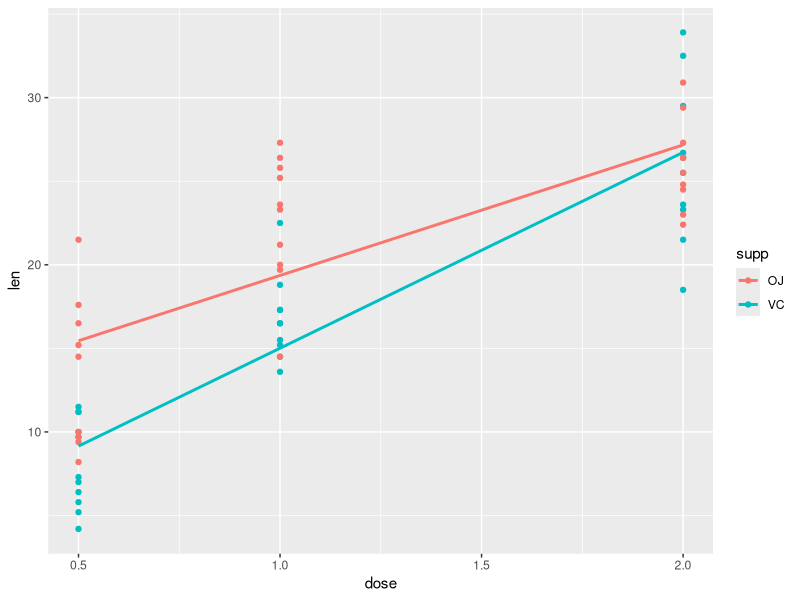

Write R code to recreate this figure.
## ---- chunk 1
knitr::opts_chunk$set(echo = TRUE)
library(ggplot2)
## ---- chunk 2
data("ToothGrowth")
## ---- chunk 3
str(ToothGrowth)
## ---- chunk 4
ggplot(ToothGrowth,
       mapping=aes(dose, len, colour=supp)) +
    geom_point() +
    geom_smooth(method="lm", se=FALSE)
## ---- chunk 5
x = ToothGrowth[ToothGrowth$supp == "OJ" & ToothGrowth$dose == 0.5,]
y = ToothGrowth[ToothGrowth$supp == "VC" & ToothGrowth$dose == 0.5,]
t.test(x$len, y$len, paired=FALSE, alternative="greater")
## ---- chunk 6
x = ToothGrowth[ToothGrowth$supp == "OJ" & ToothGrowth$dose == 1.0,]
y = ToothGrowth[ToothGrowth$supp == "VC" & ToothGrowth$dose == 1.0,]
t.test(x$len, y$len, paired=FALSE, alternative="greater")
## ---- chunk 7
x = ToothGrowth[ToothGrowth$supp == "OJ" & ToothGrowth$dose == 2.0,]
y = ToothGrowth[ToothGrowth$supp == "VC" & ToothGrowth$dose == 2.0,]
t.test(x$len, y$len, paired=FALSE)
## ---- chunk 8
x = ToothGrowth[ToothGrowth$dose == 2.0,]
y = ToothGrowth[ToothGrowth$dose == 0.5,]
t.test(x$len, y$len, paired=FALSE, alternative="greater")$p.value
